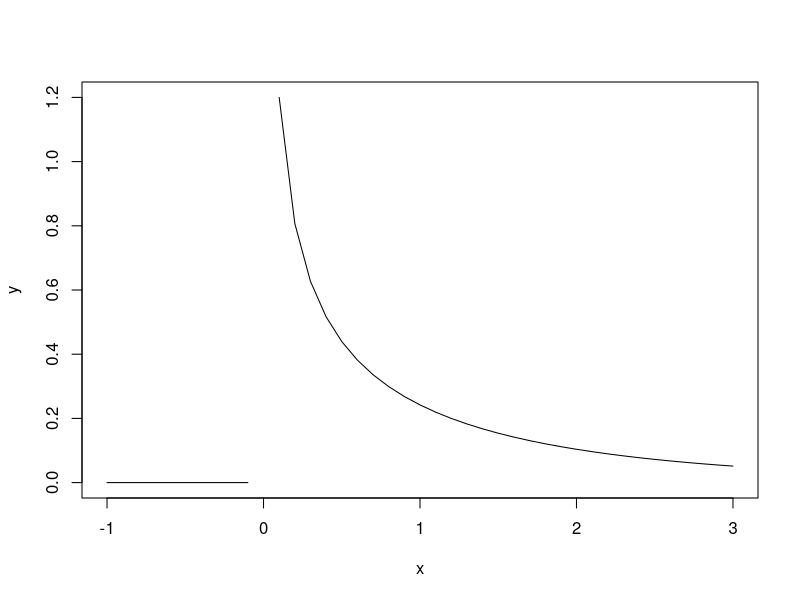
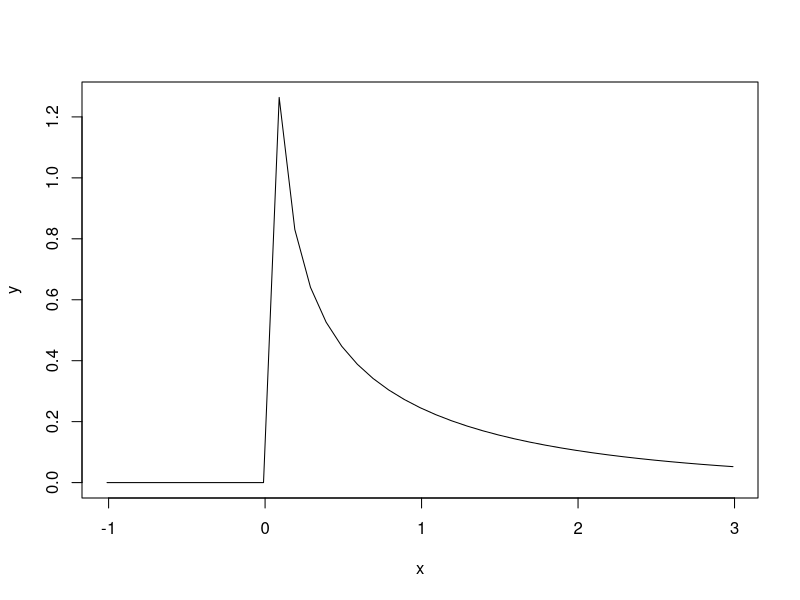
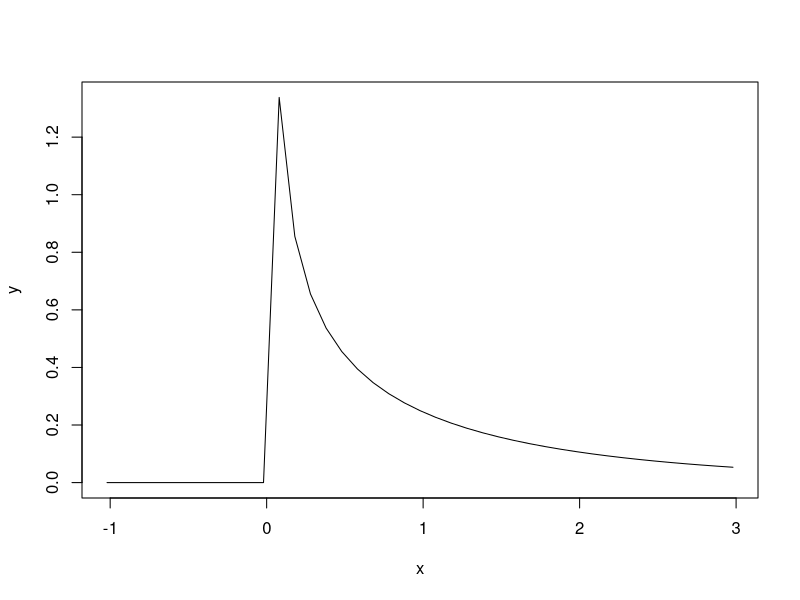
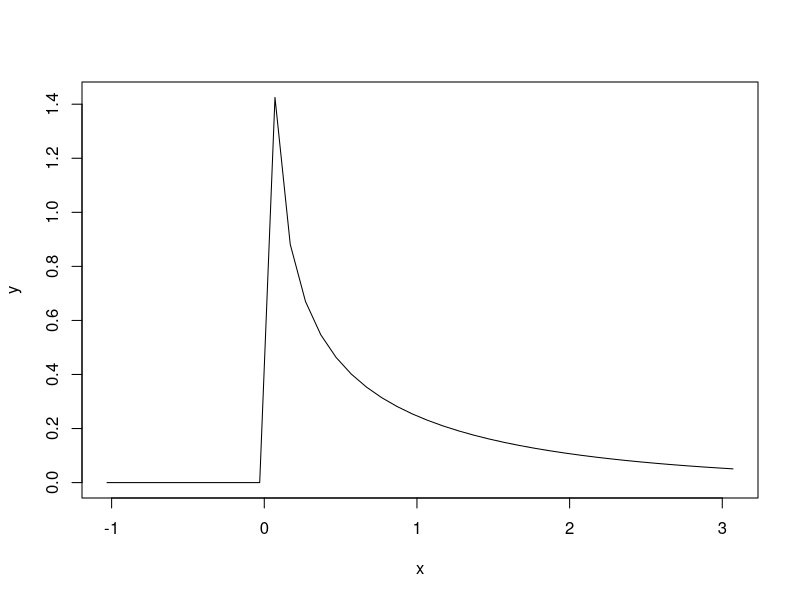
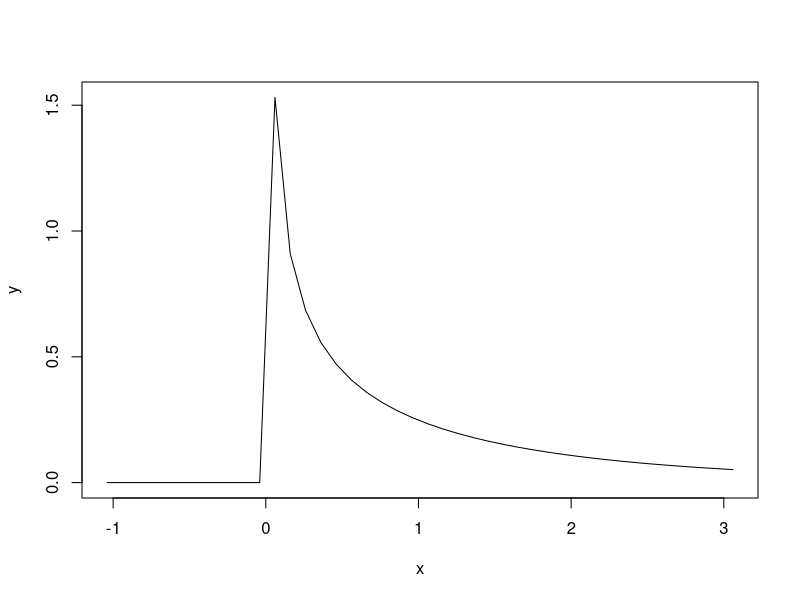
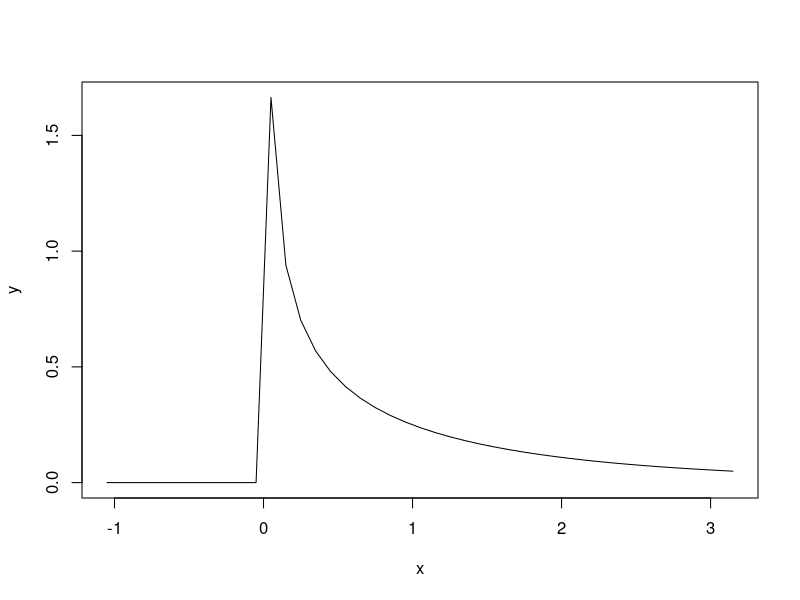
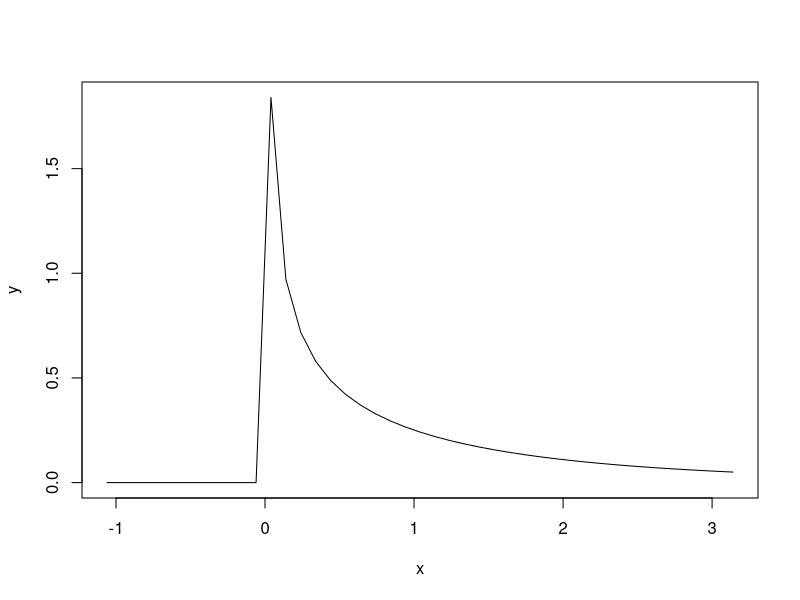
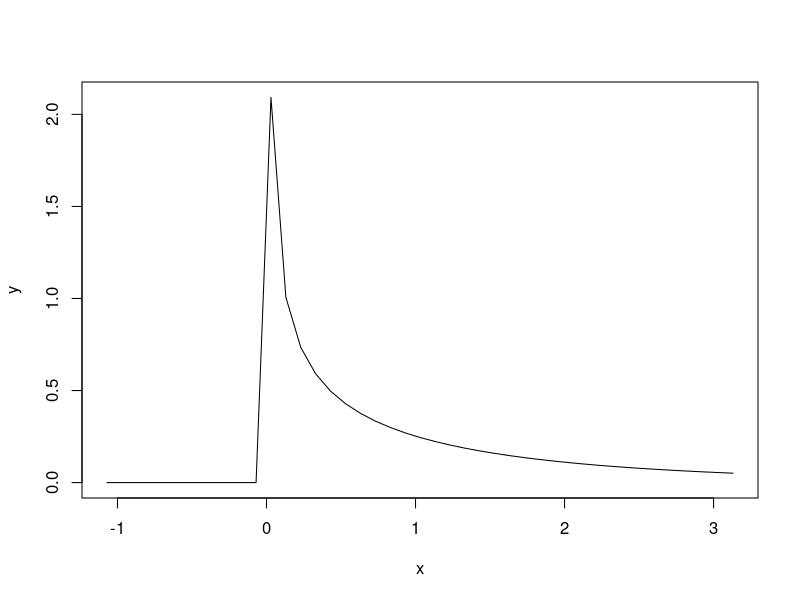

Reproduce these figures in R, in order.
k = 1 
for(k in seq(1,20,0.01)){
  x <- seq(k-2*k,k+2*k,0.1)
  y <- dchisq(x,df = k)
  plot(x,y,type = 'l')
  Sys.sleep(0.001)
  
}


